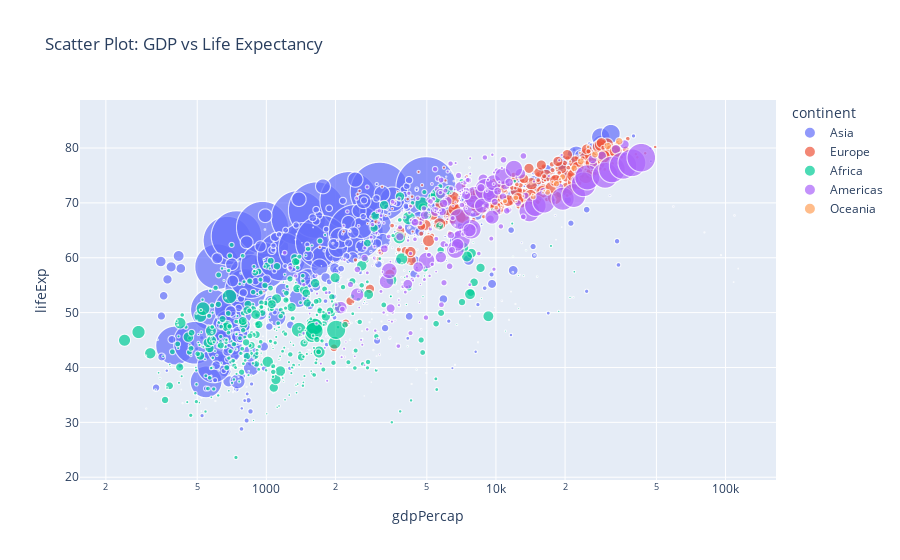

The notebook cell saved with this chart:
### Markdown cell above
# Visualizations with Plotly Express
This notebook demonstrates the use of Plotly Express to create various visualizations.

### Code cell
import plotly.express as px

# Sample dataset
df = px.data.gapminder()

# Scatter Plot
fig = px.scatter(df, x='gdpPercap', 
                     y='lifeExp', 
                     color='continent',
                     size='pop', 
                     over_name='country',
                     title='Scatter Plot: GDP vs Life Expectancy',
                     log_x=True, 
                     size_max=60)
fig.show()

### Figure 1 — Plotly figure (JSON) as saved in the notebook; plotly's stock layout.template omitted (floating-point values rounded to 4 significant figures; data arrays with more than 128 entries replaced by an {"elided": "..."} marker saying what was removed)
{"data": [{"hovertemplate": "<b>%{hovertext}</b><br><br>continent=Asia<br>gdpPercap=%{x}<br>lifeExp=%{y}<br>pop=%{marker.size}<extra></extra>", "hovertext": {"elided": "396 str values"}, "legendgroup": "Asia", "marker": {"color": "#636efa", "size": {"elided": "396 int values"}, "sizemode": "area", "sizeref": 366300.0, "symbol": "circle"}, "mode": "markers", "name": "Asia", "showlegend": true, "type": "scattergl", "x": {"elided": "396 float values"}, "xaxis": "x", "y": {"elided": "396 float values"}, "yaxis": "y"}, {"hovertemplate": "<b>%{hovertext}</b><br><br>continent=Europe<br>gdpPercap=%{x}<br>lifeExp=%{y}<br>pop=%{marker.size}<extra></extra>", "hovertext": {"elided": "360 str values"}, "legendgroup": "Europe", "marker": {"color": "#EF553B", "size": {"elided": "360 int values"}, "sizemode": "area", "sizeref": 366300.0, "symbol": "circle"}, "mode": "markers", "name": "Europe", "showlegend": true, "type": "scattergl", "x": {"elided": "360 float values"}, "xaxis": "x", "y": {"elided": "360 float values"}, "yaxis": "y"}, {"hovertemplate": "<b>%{hovertext}</b><br><br>continent=Africa<br>gdpPercap=%{x}<br>lifeExp=%{y}<br>pop=%{marker.size}<extra></extra>", "hovertext": {"elided": "624 str values"}, "legendgroup": "Africa", "marker": {"color": "#00cc96", "size": {"elided": "624 int values"}, "sizemode": "area", "sizeref": 366300.0, "symbol": "circle"}, "mode": "markers", "name": "Africa", "showlegend": true, "type": "scattergl", "x": {"elided": "624 float values"}, "xaxis": "x", "y": {"elided": "624 float values"}, "yaxis": "y"}, {"hovertemplate": "<b>%{hovertext}</b><br><br>continent=Americas<br>gdpPercap=%{x}<br>lifeExp=%{y}<br>pop=%{marker.size}<extra></extra>", "hovertext": {"elided": "300 str values"}, "legendgroup": "Americas", "marker": {"color": "#ab63fa", "size": {"elided": "300 int values"}, "sizemode": "area", "sizeref": 366300.0, "symbol": "circle"}, "mode": "markers", "name": "Americas", "showlegend": true, "type": "scattergl", "x": {"elided": "300 float values"}, "xaxis": "x", "y": {"elided": "300 float values"}, "yaxis": "y"}, {"hovertemplate": "<b>%{hovertext}</b><br><br>continent=Oceania<br>gdpPercap=%{x}<br>lifeExp=%{y}<br>pop=%{marker.size}<extra></extra>", "hovertext": ["Australia", "Australia", "Australia", "Australia", "Australia", "Australia", "Australia", "Australia", "Australia", "Australia", "Australia", "Australia", "New Zealand", "New Zealand", "New Zealand", "New Zealand", "New Zealand", "New Zealand", "New Zealand", "New Zealand", "New Zealand", "New Zealand", "New Zealand", "New Zealand"], "legendgroup": "Oceania", "marker": {"color": "#FFA15A", "size": [8691212, 9712569, 10794968, 11872264, 13177000, 14074100, 15184200, 16257249, 17481977, 18565243, 19546792, 20434176, 1994794, 2229407, 2488550, 2728150, 2929100, 3164900, 3210650, 3317166, 3437674, 3676187, 3908037, 4115771], "sizemode": "area", "sizeref": 366300.0, "symbol": "circle"}, "mode": "markers", "name": "Oceania", "showlegend": true, "type": "scattergl", "x": [10040.0, 10950.0, 12220.0, 14530.0, 16790.0, 18330.0, 19480.0, 21890.0, 23420.0, 27000.0, 30690.0, 34440.0, 10560.0, 12250.0, 13180.0, 14460.0, 16050.0, 16230.0, 17630.0, 19010.0, 18360.0, 21050.0, 23190.0, 25190.0], "xaxis": "x", "y": [69.12, 70.33, 70.93, 71.1, 71.93, 73.49, 74.74, 76.32, 77.56, 78.83, 80.37, 81.23, 69.39, 70.26, 71.24, 71.52, 71.89, 72.22, 73.84, 74.32, 76.33, 77.55, 79.11, 80.2], "yaxis": "y"}], "layout": {"legend": {"itemsizing": "constant", "title": {"text": "continent"}, "tracegroupgap": 0}, "title": {"text": "Scatter Plot: GDP vs Life Expectancy"}, "xaxis": {"anchor": "y", "domain": [0, 1], "title": {"text": "gdpPercap"}, "type": "log"}, "yaxis": {"anchor": "x", "domain": [0, 1], "title": {"text": "lifeExp"}}}}
